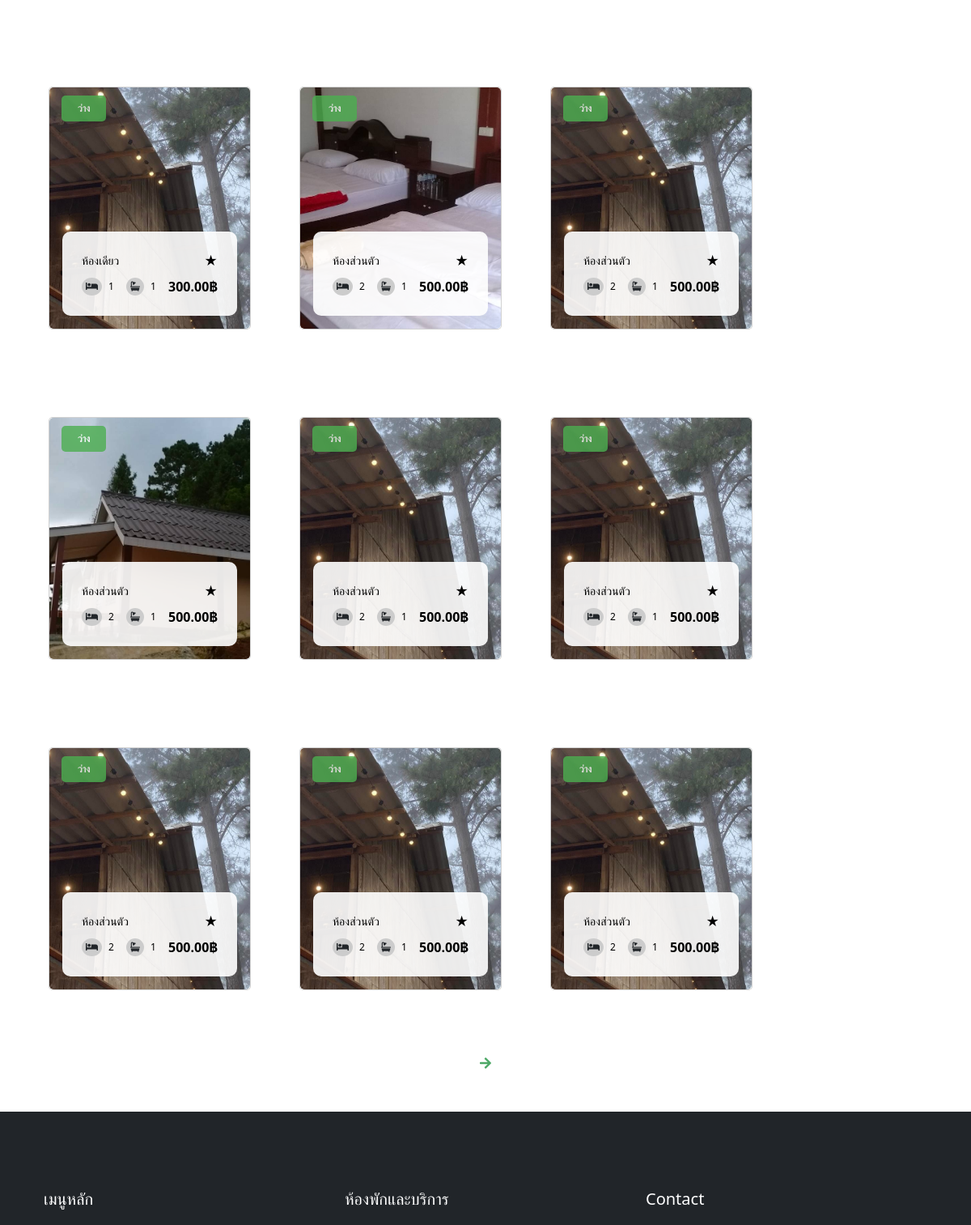
The page /room_product.php (middle part) on the database as committed earlier.
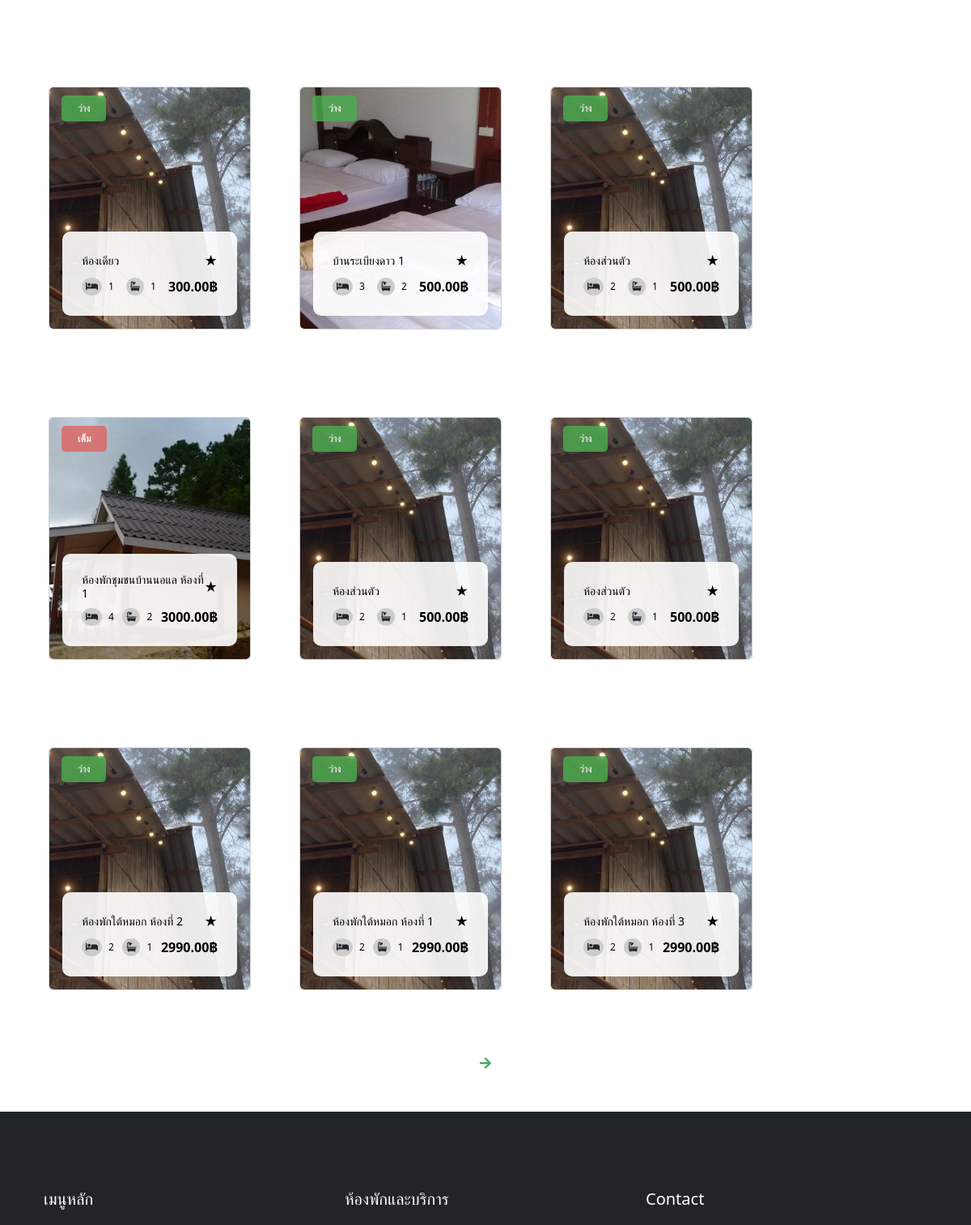
The same page on the database as committed later.
### tables this page shows
CREATE TABLE `room_product` (
  `roomID` smallint(5) UNSIGNED ZEROFILL NOT NULL,
  `roomPrice` decimal(8,2) NOT NULL,
  `roomName` varchar(100) NOT NULL,
  `roomDetail` varchar(500) NOT NULL,
  `roomBed` smallint(3) NOT NULL,
  `roomBath` smallint(3) NOT NULL,
  `roomLocation` varchar(500) NOT NULL,
  `roomPic` varchar(100) NOT NULL,
  `roomMax` smallint(2) NOT NULL,
  `roomMin` tinyint(1) NOT NULL,
  `stdID` smallint(5) UNSIGNED ZEROFILL NOT NULL
);

### room_product.php (the view, shortened to what this page needs)
<?php
$db_con = connect_db();
?>
<!DOCTYPE html>
<html lang="en">
<head>
    <link href="https://cdn.jsdelivr.net/npm/bootstrap@5.0.2/dist/css/bootstrap.min.css" rel="stylesheet">
    <link rel="stylesheet" href="tabbar_view/nav_bar.css">
    <link rel="stylesheet" href="style1.css">
    <link rel="stylesheet" href="button.css">
    <link rel="stylesheet" href="card.css">
    <link href="https://cdnjs.cloudflare.com/ajax/libs/font-awesome/5.10.0/css/all.min.css" rel="stylesheet">
    <link href="https://cdn.jsdelivr.net/npm/bootstrap-icons@1.4.1/font/bootstrap-icons.css" rel="stylesheet">
    <link href="lib/animate/animate.min.css" rel="stylesheet">
    <link href="lib/owlcarousel/assets/owl.carousel.min.css" rel="stylesheet">
    <link href="css/bootstrap.min.css" rel="stylesheet">
    <link rel="stylesheet" href="https://cdn.datatables.net/2.1.4/css/dataTables.dataTables.css" />
    <link href="https://cdnjs.cloudflare.com/ajax/libs/bootstrap-datepicker/1.9.0/css/bootstrap-datepicker.min.css" rel="stylesheet">
    <link rel="stylesheet" href="https://cdn.jsdelivr.net/npm/sweetalert2@11/dist/sweetalert2.min.css">
</head>
<body>
    <div class="container-xxl bg-white p-0">
        <?php
            $stdID = isset($_GET['stdID']) ? $_GET['stdID'] : null;
            $page = isset($_GET['page']) ? (int)$_GET['page'] : 1;
            $limit = 12;
            $offset = ($page - 1) * $limit;
            if ($stdID) {
                $sql = 'SELECT roomPic, roomName, roomID, roomBed, roomBath, roomPrice, stdID FROM room_product WHERE stdID = :stdID LIMIT :limit OFFSET :offset';
                $stmt = $db_con->prepare($sql);
                $stmt->bindParam(':stdID', $stdID, PDO::PARAM_STR);
                $stmt->bindParam(':limit', $limit, PDO::PARAM_INT);
                $stmt->bindParam(':offset', $offset, PDO::PARAM_INT);
                $stmt->execute();
            } else {
                $sql = 'SELECT roomPic, roomName, roomID, roomBed, roomBath, roomPrice, stdID FROM room_product LIMIT :limit OFFSET :offset';
                $stmt = $db_con->prepare($sql);
                $stmt->bindParam(':limit', $limit, PDO::PARAM_INT);
                $stmt->bindParam(':offset', $offset, PDO::PARAM_INT);
                $stmt->execute();
            }
            $rooms = $stmt->fetchAll(PDO::FETCH_ASSOC);
            ?>
            <div class="produc_pre d-flex flex-row flex-wrap justify-content-start" style="margin: 0 30px;" id="room">
                <?php foreach ($rooms as $room) {
                    if ($room['stdID'] == '00001') {
                        $statusText = 'ว่าง';
                        $badgeColor = '#4caf50';
                    } elseif ($room['stdID'] == '00002') {
                        $statusText = 'เต็ม';
                        $badgeColor = '#DE6461';
                    } elseif ($room['stdID'] == '00003') {
                        $statusText = 'กำลังเตรียม';
                        $badgeColor = '#3B8386';
                    } else {
                    }
                ?>
                <div class="wow fadeInUp" data-wow-delay="0.5s" style="margin: 30px;">
                    <div class="card position-relative text-white card-hover mb-5" style="width: 250px; height: 300px; overflow: hidden; position: relative; border-radius: 5px;">
                        <img src="img/room_pic/<?php echo $room['roomPic']; ?>" class="card-img" alt="Room Image" style="height: 100%; object-fit: cover;">
                        <span class="badge position-absolute custom-badge" style="top: 10px; left: 15px; background-color: <?php echo $badgeColor; ?>; color: white; border-radius: 5px; padding: 10px; opacity: 80%; padding: 10px 20px;">
                            <?php echo $statusText; ?>
                        </span>
                        <div class="card-img-overlay d-flex flex-column justify-content-end" style="color: #000;">
                            <div class="overlay-content p-4" style="background: rgba(255, 255, 255, 0.9); border-radius: 10px; transition: transform 0.3s;">
                                <div class="d-flex justify-content-between align-items-center mb-2">
                                    <h5 class="card-title m-0" style="font-size: 14px;"><?php echo $room['roomName']; ?></h5>
                                    <p class="m-0">★ </p>
                                </div>
                                <div class="d-flex justify-content-between align-items-center" style="font-size: 12px;">
                                    <span class="icon-text" style="display: flex; align-items: center;"><i class="fa fa-bed text-dark me-2" style="background-color: #ccc; border-radius: 50%; padding: 5px; margin-right: 5px;"></i> <?php echo $room['roomBed']; ?></span>
                                    <span class="icon-text" style="display: flex; align-items: center;"><i class="fa fa-bath text-dark me-2" style="background-color: #ccc; border-radius: 50%; padding: 5px; margin-right: 5px;"></i> <?php echo $room['roomBath']; ?></span>
                                    <p class="card-text text-right font-weight-bold" style="font-size: 16px; font-weight: bold;"><?php echo $room['roomPrice']; ?>฿</p>
                                </div>
                            </div>
                        </div>
                    </div>
                </div>
                <?php } ?>
            </div>
            <div class="pagination d-flex justify-content-center">
                <?php
                $totalRooms = $db_con->query('SELECT COUNT(*) FROM room_product')->fetchColumn();
                $totalPages = ceil($totalRooms / $limit);
                if ($page < $totalPages) {
                    echo '<a href="?page=' . ($page + 1) . '"><i class="fa fa-arrow-right" style="color: #4DA866;"></i></a>';
                }
                ?>
            </div>
    </div>
    <nav>
        <?php include("footer.php"); ?>
    </nav>
</body>
</html>

### footer.php (shortened to what this page needs)
    <div class="container-fluid bg-dark text-white-50 footer pt-5 mt-5 wow fadeIn " data-wow-delay="0.1s" style="background-color: #3e3e3e; color: #ccc; padding: 40px 0;">
        <div class="container py-5">
            <div class="row mx-auto">
                <div class="col-lg-4 col-md-6">
                    <h5 class="text-white mb-4">เมนูหลัก</h5>
                </div>
                <div class="col-lg-4 col-md-6">
                    <h5 class="text-white mb-4">ห้องพักและบริการ</h5>
                </div>
                <div class="col-lg-4 col-md-6">
                    <h5 class="text-white mb-4">Contact</h5>
                </div>
            </div>
        </div>
</div>

### style1.css (style rules this page uses)
body { margin: 0; padding: 0; font-family: kkfont; }
.container { max-width: 1280px; margin: 0 auto; }
nav { z-index: 3; position: sticky; top: 15px; }
.card { overflow: hidden; }
.card-img { transition: transform 0.3s ease-in-out; }

Rows that differ between the two databases and show on the page:
removed room_product: roomPic (picture), stdID "ว่าง", roomName "ห้องส่วนตัว", roomBed "2", roomBath "1", roomPrice "500.00"
removed room_product: roomPic (picture), stdID "ว่าง", roomName "ห้องส่วนตัว", roomBed "2", roomBath "1", roomPrice "500.00"
changed room_product: roomName "ห้องส่วนตัว" → "บ้านระเบียงดาว 1"; roomBed "2" → "3"; roomBath "1" → "2"
changed room_product: stdID "ว่าง" → "เต็ม"; roomName "ห้องส่วนตัว" → "ห้องพักชุมชนบ้านนอแล ห้องที่ 1"; roomBed "2" → "4"; roomBath "1" → "2"; roomPrice "500.00" → "3000.00"
changed room_product: roomName "ห้องส่วนตัว" → "ห้องพักใต้หมอก ห้องที่ 2"; roomPrice "500.00" → "2990.00"
added room_product: roomPic (picture), stdID "ว่าง", roomName "ห้องพักใต้หมอก ห้องที่ 1", roomBed "2", roomBath "1", roomPrice "2990.00"
added room_product: roomPic (picture), stdID "ว่าง", roomName "ห้องพักใต้หมอก ห้องที่ 3", roomBed "2", roomBath "1", roomPrice "2990.00"
